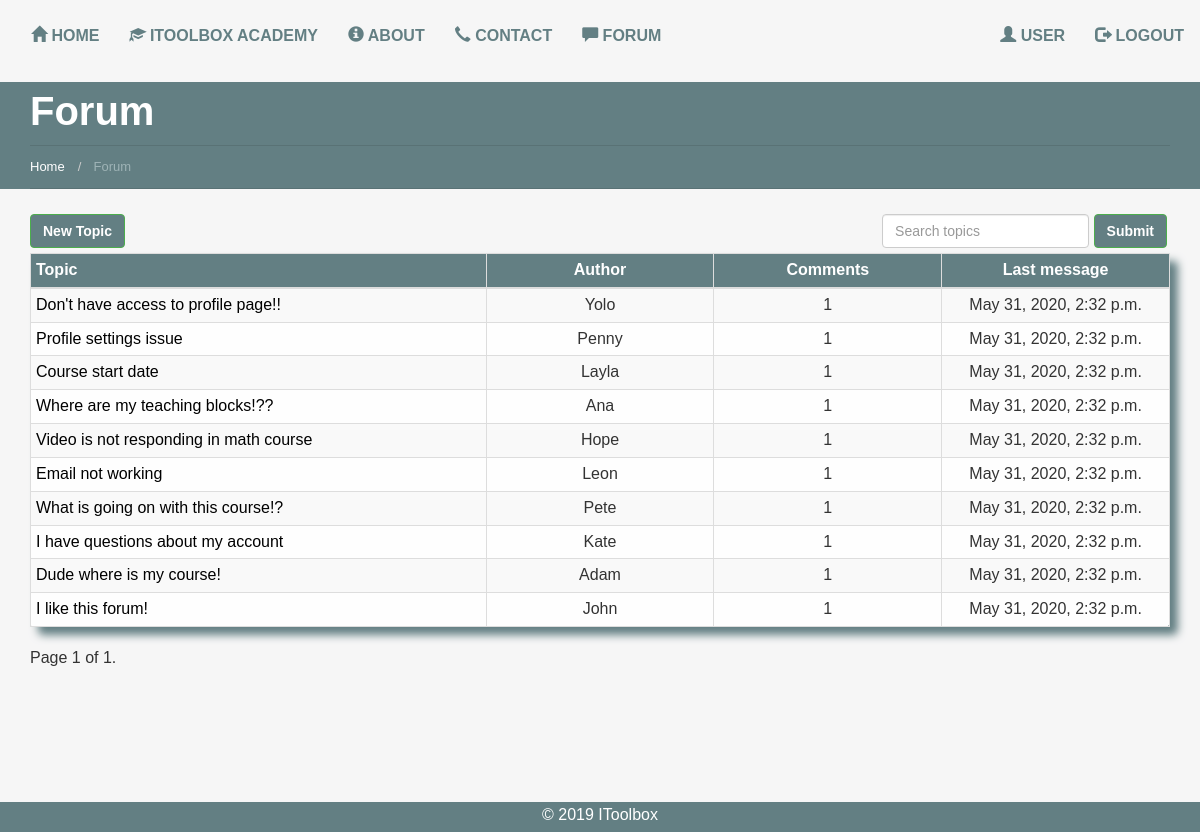
The page /forum/ (signed in) on the database its author committed.
### users/models.py (models this page shows)
class UserProfile(AbstractUser):
    is_professor = models.BooleanField(default=False)
    is_site_admin = models.BooleanField(default=False)

### forum/models.py (models this page shows)
class Topic(models.Model):
    subject = models.CharField(max_length=20)
    topic_message = models.TextField(max_length=1000)
    author = models.CharField(max_length=30)
    comment_count = models.IntegerField(default=1)
    stamp_created = models.DateTimeField(auto_now_add=True)
    stamp_updated = models.DateTimeField(auto_now_add=True)
    slug = models.SlugField(unique=True)

### forum/views.py (the view, shortened to what this page needs)
# urls.py: url(r'^forum/', include('forum.urls')),
@login_required()
def forum(request):
    topic_list = Topic.objects.all().order_by('-stamp_updated')
    add_new_topic = AddNewTopic(request.POST or None)
    path = request.path.split('/')[1]
    redirect_path = path
    path = path.title()
    search = request.GET.get("search")
    if search:
        topic_list = topic_list.filter(subject__startswith=search)
    paginator = Paginator(topic_list, 10)
    page = request.GET.get('page')
    try:
        queryset = paginator.page(page)
    except PageNotAnInteger:
        queryset = paginator.page(1)
    except EmptyPage:
        queryset = paginator.page(paginator.num_pages)
    context = {
        "title": "Forum",
        "add_new_topic_form": add_new_topic,
        "topic_list": queryset,
        "path": path,
        "redirect_path": redirect_path,
    }
    return render(request, "forum/forum.html", context)

### forum/forms.py (shortened to what this page needs)
class AddNewTopic(forms.ModelForm):
    class Meta:
        model = Topic
        fields = ['subject', 'topic_message']

### templates/forum/forum.html (shortened to what this page needs)
{% extends 'base.html' %}
{% load crispy_forms_tags %}
{% load staticfiles %}
{% block content %}
  <link href="{% static "css/forum.css" %}" rel="stylesheet"/>
  {% include 'breadcrumb.html' %}
  <div class="container">
    <div class="row">
      <button class="btn btn-success add-btn">New Topic</button>
      <form class="form-inline forum-search" method='GET' action="" role="form">
        <div class="form-group">
          <input class="form-control" type="text" name="search" placeholder="Search topics"/>
          <button class="btn btn-success btn-md">Submit</button>
        </div>
      </form>
      <div class="col-md-12">
        <table class="table table-striped table-condensed table-bordered forum-table">
          <thead>
          <tr class="main-table-row">
            <th>Topic</th>
            <th class="forum-th">Author</th>
            <th class="forum-th">Comments</th>
            <th class="forum-th">Last message</th>
          </tr>
          </thead>
          {% for instance in topic_list %}
            <tr>
              <td class="col-md-2">
                <a href="{% url 'forum' %}{{ instance.slug }}">{{ instance.subject }}</a>
              </td>
              <td class="col-md-1 forum-th">{{ instance.author }}</td>
              <td class="col-md-1 forum-th">{{ instance.comment_count }}</td>
              <td class="col-md-1 forum-th">{{ instance.stamp_updated }}</td>
            </tr>
          {% endfor %}
        </table>
      </div>
    </div>
    <div class="pagination">
    <span class="step-links">
      <span class="current">
            Page {{ topic_list.number }} of {{ topic_list.paginator.num_pages }}.
      </span>
    </span>
    </div>
  </div>
{% endblock %}

### templates/base.html (shortened to what this page needs)
<!DOCTYPE html>
<html lang="en">
<head>
  {% include 'head_css.html' %}
</head>
<body>
  <div id="wrap">
    {% include 'navbar.html' %}
    {% block content %}
    {% endblock %}
  </div>
  <div id="footer">
    <div class="container">
      © 2019 IToolbox
    </div>
  </div>
</body>
</html>

### templates/head_css.html
{% load staticfiles %}
<link href="{% static "css/bootstrap.min.css" %}" rel="stylesheet" />
<link href="{% static "css/base.css" %}" rel="stylesheet" />
<link href="{% static "css/home.css" %}" rel="stylesheet" />

### templates/javascript.html (shortened to what this page needs)
{% load staticfiles %}

### templates/navbar.html (shortened to what this page needs)
<nav class="navbar" role="navigation">
  <div class="container-fluid">
    <div class="collapse navbar-collapse" id="mainNavBar">
      <ul class="nav navbar-nav">
        <li class="active"><a href="/"><span class="glyphicon glyphicon-home"></span> Home</a></li>
        {% if request.user.is_authenticated %}
        <li><a href="{% url 'courses' %}"><span class="glyphicon glyphicon-education"></span> IToolbox Academy</a></li>
        {% else %}
        <li><a href="/"><span class="glyphicon glyphicon-education"></span> Subjects</a></li>
        {% endif %}
        <li><a href="{% url 'about' %}"><span class="glyphicon glyphicon-info-sign"></span> About</a></li>
        <li><a href="{% url 'contact' %}"><span class="glyphicon glyphicon-earphone"></span> Contact</a></li>
        {% if request.user.is_authenticated %}
        <li><a href="{% url 'forum' %}"><span class="glyphicon glyphicon glyphicon-comment"></span> Forum</a></li>
        {% endif %}
      </ul>
      <ul class="nav navbar-nav navbar-right">
        {% if request.user.is_authenticated %}
        <li><a href="{% url 'profile' %}"><span class="glyphicon glyphicon-user"></span> {{ user.get_username }}</a>
        </li>
        <li><a href="/accounts/logout"><span class="glyphicon glyphicon-log-out"></span> Logout</a></li>
        {% else %}
        <li><a href="/accounts/register"><span class="glyphicon glyphicon-plus"></span> Sign Up</a></li>
        <li><a href="/accounts/login"><span class="glyphicon glyphicon-user"></span> Log In</a></li>
        {% endif %}
      </ul>
    </div>
  </div>
</nav>

### templates/breadcrumb.html (shortened to what this page needs)
{% load staticfiles %}
<link href="{% static "css/breadcrumb.css" %}" rel="stylesheet"/>
<div class="bread-h">
  <div class="container">
    <section class="title-section">
      <h1 class="title-header">{{ title }} </h1>
      <ul class="breadcrumb breadcrumb__t">
        <li>
          <a href="/">Home&nbsp</a>
        </li>
        <li class="active">&nbsp{{ title }}</li>
      </ul>
    </section>
  </div>
</div>

### users/static_in_users/static_files/css/base.css (style rules this page uses)
html, body { font-family: 'Source Sans Pro', sans-serif; font-size: 100%; background-color: #F6F6F6; height: 100%; }
#wrap { min-height: 100%; height: auto; margin: 0 auto -30px; padding: 0 0 30px; }
#footer { height: 30px; background-color: #637f83; text-align: center; color: white; margin-top: 2em; }
#footer > .container { padding-top: 2px; }
ul, ol { margin: 0; }

### users/static_in_users/static_files/css/home.css (style rules this page uses)
h4, h5, h6, h1, h2, h3 { margin-top: 0; }
ul, ol { margin: 0; }
html, body { font-family: 'Source Sans Pro', sans-serif; font-size: 100%; background-color: #F6F6F6; }
a { outline: none !important; }
@media (max-width: 1200px) { #mainNavBar { padding-left: 0; padding-right: 0; } }
#mainNavBar { margin-top: 10px; }
#mainNavBar li a { display: block; font-size: 1em; color: #637f83; -webkit-transition: all 0.3s ease; -moz-transition: all 0.3s ease; -o-transition: all 0.3s ease; transition: all 0.3s ease; text-transform: uppercase; font-weight: bold; }

### users/static_in_users/static_files/css/forum.css (style rules this page uses)
.forum-table { background-color: #FEFEFE; -moz-border-radius: 5px; border-radius: 5px; -moz-box-shadow: 8px 8px 8px #637F83; -webkit-box-shadow: 8px 8px 8px #637F83; box-shadow: 8px 8px 8px #637F83; }
.add-btn { margin-left: 15px; margin-bottom: 5px; }
.btn-success { background-color: #637F83; font-weight: bolder; }
.forum-th { text-align: center; }
.forum-table a { text-decoration: none; color: black; }
.main-table-row { background-color: #637F83; color: white; }
.forum-search { padding-right: 18px; float: right; }
.pagination { margin: 0; }

### users/static_in_users/static_files/css/breadcrumb.css (style rules this page uses)
.bread-h { background: #637f83; margin-bottom: 25px; }
.title-section { background: #637f83; position: relative; border-bottom: 1px solid #597275; }
.title-section h1 { margin: 0 0 5px 0; line-height: 58px; font-size: 40px; font-weight: bold; color: #fff; }
.title-section ul { background: none; position: relative; margin: 0; padding: 9px 0 10px 0; border-top: 1px solid #597275; -webkit-border-radius: 0; -moz-border-radius: 0; border-radius: 0; }
.title-section ul li { line-height: 18px; font-size: 13px; color: #5f6775; }
.title-section ul li a { color: #fff; }
.breadcrumb > .active { color: #9eb3b6; }

### rows shown on the page
UserProfile: get_username "USER"
Topic: subject "Don't have access to profile page!!", author "Yolo", comment_count "1", stamp_updated "May 31, 2020, 2:32 p.m."
Topic: subject "Profile settings issue", author "Penny", comment_count "1", stamp_updated "May 31, 2020, 2:32 p.m."
Topic: subject "Course start date", author "Layla", comment_count "1", stamp_updated "May 31, 2020, 2:32 p.m."
Topic: subject "Where are my teaching blocks!??", author "Ana", comment_count "1", stamp_updated "May 31, 2020, 2:32 p.m."
Topic: subject "Video is not responding in math course", author "Hope", comment_count "1", stamp_updated "May 31, 2020, 2:32 p.m."
Topic: subject "Email not working", author "Leon", comment_count "1", stamp_updated "May 31, 2020, 2:32 p.m."
Topic: subject "What is going on with this course!?", author "Pete", comment_count "1", stamp_updated "May 31, 2020, 2:32 p.m."
Topic: subject "I have questions about my account", author "Kate", comment_count "1", stamp_updated "May 31, 2020, 2:32 p.m."
Topic: subject "Dude where is my course!", author "Adam", comment_count "1", stamp_updated "May 31, 2020, 2:32 p.m."
Topic: subject "I like this forum!", author "John", comment_count "1", stamp_updated "May 31, 2020, 2:32 p.m."

### other values the page prints
{{ title }} "Forum"
{{ topic_list.number }} "1"
{{ topic_list.paginator.num_pages }} "1"
